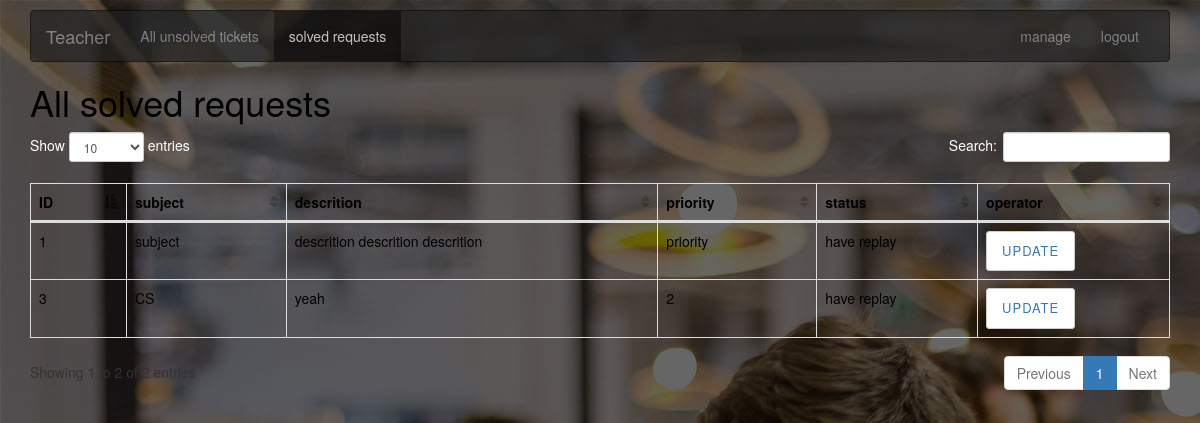
/solved (signed in), run on the app's committed database.
### accounts/models.py (models this page shows, shortened)
class UserProfile(AbstractUser):
    mpassword = models.CharField(verbose_name='password', blank=True, null=True, max_length=200, default="")
    email = models.CharField(verbose_name='email', blank=True, null=True, max_length=200, default="")
    is_teacher = models.BooleanField(verbose_name='is teacher?', default=False)
    have_active = models.BooleanField(verbose_name='is active?', default=False)
    class Meta:
        ordering = ['-id']
        verbose_name = 'user manage'
        verbose_name_plural = verbose_name

### smart/models.py (models this page shows, shortened)
class MainRequest(models.Model):
    subject = models.CharField(verbose_name='subject', blank=True, null=True, max_length=200, default="")
    descrition = models.CharField(verbose_name='descrition', blank=True, null=True, max_length=5200, default="")
    priority = models.CharField(verbose_name='priority', blank=True, null=True, max_length=200, default="")
    user = models.ForeignKey(UserProfile, verbose_name="user", on_delete=models.CASCADE, related_name="main")
    reply_user = models.ForeignKey(UserProfile, verbose_name="reply_user", on_delete=models.CASCADE, related_name="reply", blank=True, null=True)
    reply_content = models.CharField(verbose_name='reply_content', blank=True, null=True, max_length=200, default="")
    class Meta:
        ordering = ['-id']
        verbose_name = 'MainRequest'
        verbose_name_plural = verbose_name

### smart/views.py (the view)
# urls.py: url(r"^solved$", solved, name="solved"),
@login_required
def solved(request):
    try:
        user = request.user
        all_my_request = MainRequest.objects.filter(~Q(reply_content="")).order_by("id")
    except Exception as e:
        print(e)
    return render(request, "solved.html", locals())

### templates/solved.html (shortened to what this page needs)
<!DOCTYPE html>
<html>
<head>
	<link rel="stylesheet" type="text/css" href="/static/css/main.css">
	<link rel="stylesheet" type="text/css"
		href="https://maxcdn.bootstrapcdn.com/font-awesome/4.7.0/css/font-awesome.min.css">
	<link rel="stylesheet" href="/static/css/bootstrap.min.css" />
</head>
<body style="background: url('/static/img/bg2.jpg');">
	<div class="container">
		<nav class="navbar navbar-inverse" style="margin-top: 10px;opacity:0.7">
		  <div class="container-fluid">
			  <div class="navbar-header">
				  <a class="navbar-brand" href="/teacher">Teacher</a>
				</div>
			<div class="collapse navbar-collapse" id="bs-example-navbar-collapse-1">
				<ul class="nav navbar-nav">
				<li><a href="/teacher">All unsolved tickets</a></li>
				<li class="active"><a href="/solved">solved requests</a></li>
			  </ul>
			  <ul class="nav navbar-nav navbar-right">
				<li><a href="/teacher">{{ request.user.username }}</a></li>
				<li><a href="/accounts/logout">logout</a></li>
			  </ul>
			</div>
		  </div>
		</nav>
		<h1>All solved requests</h1>
		<table class="table table-hover table-bordered" id="sampleTable">
			<thead>
				<tr>
					<th>ID</th>
					<th>subject</th>
					<th>descrition</th>
					<th>priority</th>
					<th>status</th>
					<th>operator</th>
				</tr>
			</thead>
			<tbody>
            {% for req in all_my_request %}
                <tr>
					<td>{{ req.id }}</td>
					<td>{{ req.subject }}</td>
					<td>{{ req.descrition }}</td>
					<td>{{ req.priority }}</td>
                    {% if req.reply_content %}
                        <td>have replay</td>
                    {% else %}
                        <td style="color: red">wait replay</td>
                    {% endif %}
					<td><button type="submit" class="btn btn-default" style="text-align: right;"><a
								href="/admin_detail?rid={{ req.id }}">update</a></button></td>
				</tr>
            {% endfor %}
			</tbody>
		</table>
	</div>
</body>
</html>

### templates/solved.html (style rules this page uses)
h1 { color: #000; }
table thead tr th { color: #000; }
table tbody tr td { color: #000; }

### data on the page
UserProfile: user.username "manage"
MainRequest: id "1", subject "subject", descrition "descrition descrition descrition", priority "priority", reply_content "have replay"
MainRequest: id "3", subject "CS", descrition "yeah", priority "2", reply_content "have replay"
